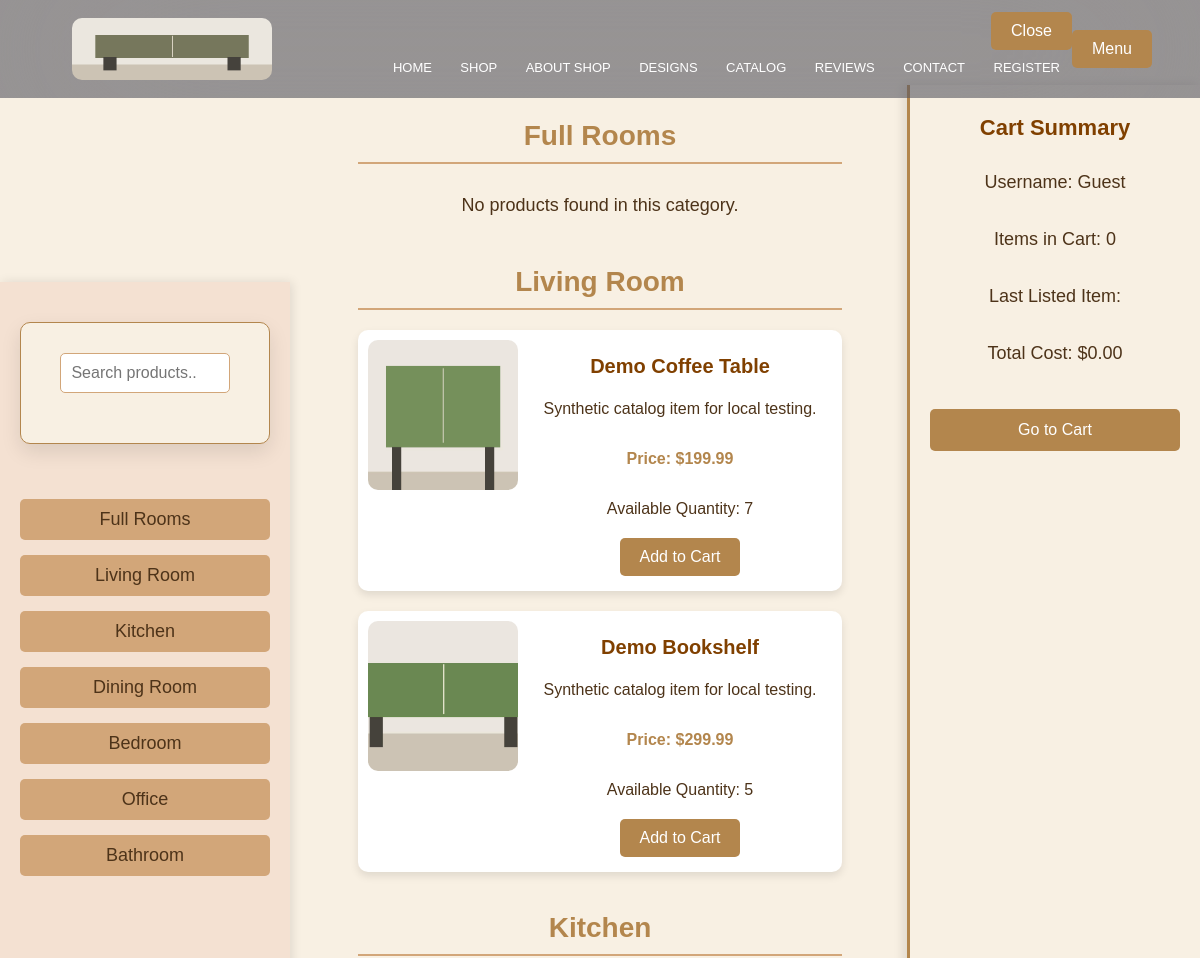
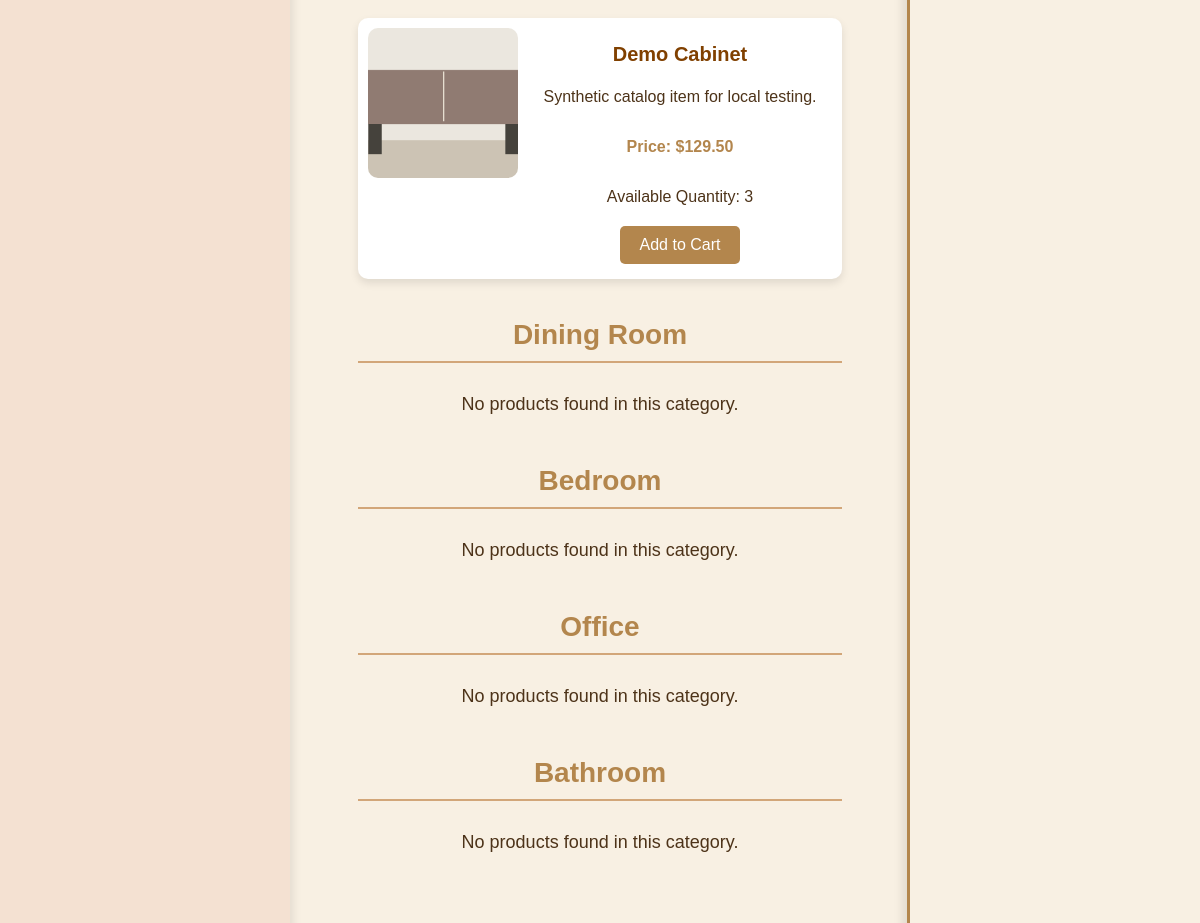
The page /shop.php on the database its author committed (2 pictures, top to bottom).
### tables this page shows
CREATE TABLE products (
  id INT AUTO_INCREMENT PRIMARY KEY,
  name VARCHAR(100) NOT NULL,
  description TEXT NOT NULL,
  price DECIMAL(10,2) NOT NULL CHECK (price > 0),
  quantity INT NOT NULL CHECK (quantity >= 0),
  image VARCHAR(255) DEFAULT NULL,
  category ENUM('fullrooms','livingroom','kitchen','diningroom','bedroom','office','bathroom') NOT NULL
);

### shop.php (the view, shortened to what this page needs)
<?php
require_once 'db.php';
$username = "Guest";
$totalCost = $numItems = 0;
$lastItem = "";
$searchTerm = "";
function render_product_card(array $product): string
{
    $productId = (int)$product['id'];
    $name = htmlspecialchars((string)$product['name'], ENT_QUOTES, 'UTF-8');
    $description = htmlspecialchars((string)$product['description'], ENT_QUOTES, 'UTF-8');
    $candidateImage = (string)($product['image'] ?? '');
    $imagePath = preg_match('#^images/[A-Za-z0-9_.-]+$#', $candidateImage) === 1
        && !str_contains($candidateImage, '..')
        && is_file(__DIR__ . DIRECTORY_SEPARATOR . $candidateImage)
        ? $candidateImage
        : 'images/image.png';
    $image = htmlspecialchars($imagePath, ENT_QUOTES, 'UTF-8');
    $price = number_format((float)$product['price'], 2, '.', '');
    $quantity = (int)$product['quantity'];
    return "<div class='product'><img src='{$image}' alt='{$name}'><div class='description'>"
        . "<h3>{$name}</h3><p>{$description}</p><p>Price: \${$price}</p>"
        . "<p>Available Quantity: {$quantity}</p><button onclick='addToCart({$productId})'>Add to Cart</button></div></div>";
}
?>
<!DOCTYPE html>
<html lang="en">
<head>
<link rel="stylesheet" href="style.css">
</head>
<body>
<nav>
    <a href="index.html"><img src="images/brand-mark.png"></a>
    <div class="nav-links" id="navLinks">
        <button type="button" onclick="hideMenu()" aria-label="Close navigation">Close</button>
        <ul>
            <li><a href="index.html">Home</a></li>
            <li><a href="shop.php">Shop</a></li>
            <li><a href="index.html#about">About Shop</a></li>
            <li><a href="index.html#facilities">Designs</a></li>
            <li><a href="index.html#gallery">Catalog</a></li>
            <li><a href="index.html#testimonials">Reviews</a></li>
            <li><a href="index.html#contactus">Contact</a></li>
            <?php
            if (isset($_SESSION['user_id'])) {
                echo '<li><a href="cart.php">Cart</a></li>';
            } else {
                echo '<li><a href="register.html">Register</a></li>';
            }
            ?>
        </ul>
    </div>
    <button type="button" onclick="showMenu()" aria-label="Open navigation">Menu</button>
</nav>
<div class="shop-container">
    <div class="sidebar">
        <form method="GET" action="shop.php">
            <input type="text" id="searchBar" name="search" placeholder="Search products.." value="<?php echo htmlspecialchars($searchTerm, ENT_QUOTES, 'UTF-8'); ?>">
        </form>
        <p id="searchResult" role="status" aria-live="polite"></p>
        <ul id="sidebarLinks">
            <li><a href="#fullrooms">Full Rooms</a></li>
            <li><a href="#livingroom">Living Room</a></li>
            <li><a href="#kitchen">Kitchen</a></li>
            <li><a href="#diningroom">Dining Room</a></li>
            <li><a href="#bedroom">Bedroom</a></li>
            <li><a href="#office">Office</a></li>
            <li><a href="#bathroom">Bathroom</a></li>
        </ul>
    </div>
    <div class="main-content">
        <?php
        if ($searchTerm !== '') {
            $stmt = $conn->prepare("SELECT * FROM products WHERE category LIKE :category_search OR name LIKE :name_search");
            $stmt->execute(['category_search' => "%$searchTerm%", 'name_search' => "%$searchTerm%"]);
            $results = $stmt->fetchAll(PDO::FETCH_ASSOC);
            if ($results) {
                echo "<h2>Search Results for '" . htmlspecialchars($searchTerm, ENT_QUOTES, 'UTF-8') . "':</h2>";
                foreach ($results as $row) {
                    echo render_product_card($row);
                }
            } else {
                echo "<p>No products found for '" . htmlspecialchars($searchTerm, ENT_QUOTES, 'UTF-8') . "'.</p>";
            }
        } else {
            $categories = [
                'fullrooms' => 'Full Rooms', 'livingroom' => 'Living Room',
                'kitchen' => 'Kitchen', 'diningroom' => 'Dining Room',
                'bedroom' => 'Bedroom', 'office' => 'Office', 'bathroom' => 'Bathroom'
            ];
            foreach ($categories as $category => $heading) {
                echo "<section id='$category'><h2>$heading</h2>";
                $stmt = $conn->prepare("SELECT * FROM products WHERE category = :category");
                $stmt->execute(['category' => $category]);
                $products = $stmt->fetchAll(PDO::FETCH_ASSOC);
                if ($products) {
                    foreach ($products as $row) {
                        echo render_product_card($row);
                    }
                } else {
                    echo "<p>No products found in this category.</p>";
                }
                echo "</section>";
            }
        }
        ?>
    </div>
    <div class="wizard">
        <h3>Cart Summary</h3>
        <p>Username: <?php echo htmlspecialchars($username); ?></p>
        <p>Items in Cart: <?php echo htmlspecialchars($numItems); ?></p>
        <p>Last Listed Item: <?php echo htmlspecialchars($lastItem); ?></p>
        <p>Total Cost: $<?php echo number_format($totalCost, 2); ?></p>
        <div style="margin-top: 20px;">
    <button class="back-button" onclick="window.location.href='cart.php'">Go to Cart</button>
    </div>
    </div>
</div>
</body>
</html>

### rows shown on the page
products: image (picture), name "Demo Coffee Table", description "Synthetic catalog item for local testing.", price "199.99", quantity "7"
products: image (picture), name "Demo Bookshelf", description "Synthetic catalog item for local testing.", price "299.99", quantity "5"
products: image (picture), name "Demo Cabinet", description "Synthetic catalog item for local testing.", price "129.50", quantity "3"

### other values the page prints
$heading "Full Rooms"
$heading "Living Room"
$heading "Kitchen"
$heading "Dining Room"
$heading "Bedroom"
$heading "Office"
$heading "Bathroom"
$username "Guest"
$numItems "0"
$totalCost "0.00"
